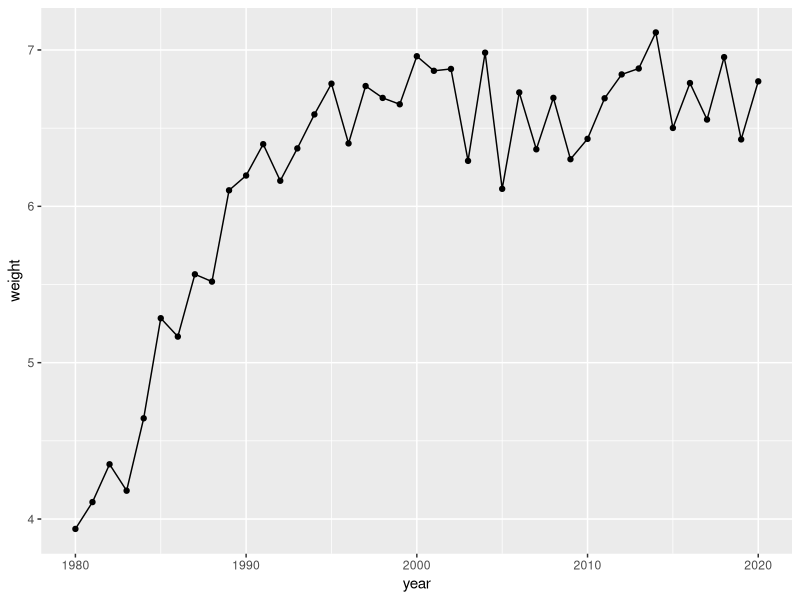
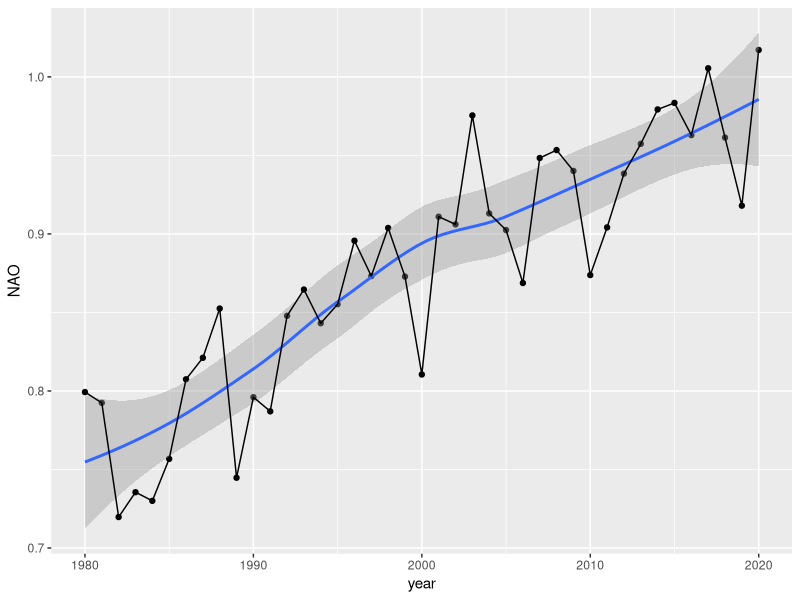
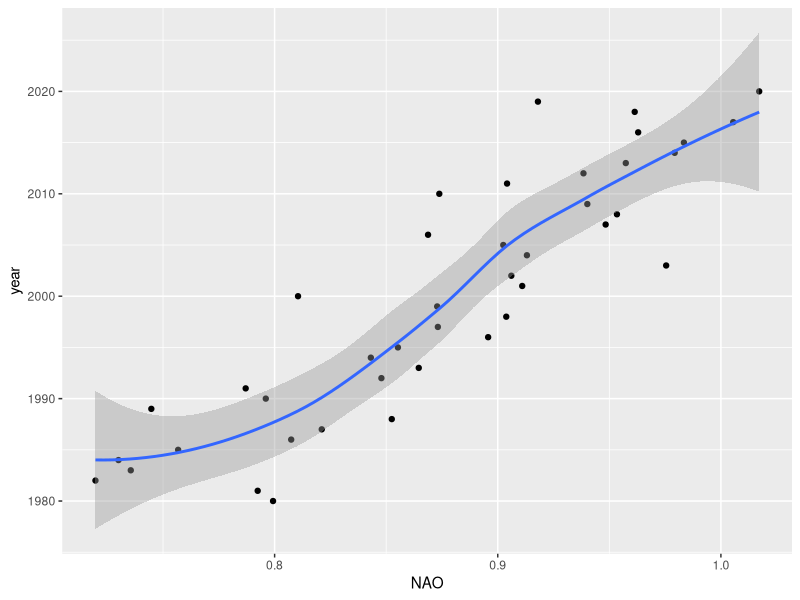

These charts were generated, in order, by the following R code:
library(vroom)
library(tidyverse)
library(dplyr)
soay <- vroom("Project/mass_qm21840.tsv")
NAO <- vroom("Project/NAO_qm21840.tsv")

#Hypothesis:
 #NAO affects survival of soay
 #Weight affects survival 
 #Must find relationship between NAO and body mass (weight)


#look at data:
head(soay)
head(NAO)

#soay data split in years but not months, will probably not need month column in NAO dataset

#dataframe with mean weights per year for better visualization:
soay_weight_year <- soay %>%
  group_by(year) %>%
  summarise("weight" = mean(weight, na.rm = T))


#plot the mean weight of the soay per year:
ggplot(data = soay_weight_year, aes(x = year, y = weight)) + 
  geom_point() +
  geom_line()

#split NAO values by year too:
NAO_by_year <- NAO %>%
  group_by(year) %>%
  summarise("NAO" = mean(NAO, na.rm = T))

#When plotting this data, clear increase in NAO by year
ggplot(data = NAO_by_year, aes(x = year, y = NAO)) +
  geom_point() +
  geom_smooth() +
  geom_line()

#Since both sets of data contain every year from 1980 to 2020, can simply add the NAO column per year to the soay weight per year dataframe
soay_weight_year$NAO <- NAO_by_year$NAO
soay_weight_year

#Can now visualize the data with ggplot:
ggplot(data = soay_weight_year, aes(x = NAO, y = year)) +
  geom_point() +
  geom_smooth()

#This plot clearly shows a trend between NAO and body mass. However, this could be due to other variables changing throughout the years.